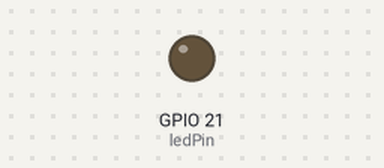
The program below on a simulated Raspberry Pi (BCM pin numbers). Shown: output pins drawn as LEDs (lit = HIGH). What the program prints to the terminal is not drawn. At 26.0 s the program stops and its outputs stay as they are.

Above: at 1.0 s.
Timing chart, 0 to 4.6 s (numbered marks = the images above):
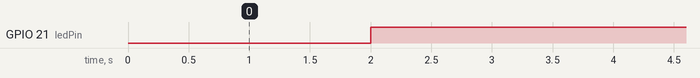

Measured:
- by itself, GPIO 21 (ledPin): repeats every 2.0 s: LOW 1.0 s, HIGH 1.0 s

The program:

lights.py
```python
import RPi.GPIO as GPIO
import time

ledPin = 21

print "Start"
GPIO.setmode(GPIO.BCM)
GPIO.setwarnings(False)
GPIO.setup(ledPin,GPIO.OUT)
print "LED off"
GPIO.output(ledPin,GPIO.LOW)
time.sleep(2)
print "LED on"
GPIO.output(ledPin,GPIO.HIGH)
time.sleep(2)
print "LED off"
GPIO.output(ledPin,GPIO.LOW)
print "Done 1"


count = 0
while(count <= 10):
    print "LED on"
    GPIO.output(ledPin,GPIO.HIGH)
    time.sleep(1)
    print "LED off"
    GPIO.output(ledPin,GPIO.LOW)
    time.sleep(1)

    count = count + 1
```
